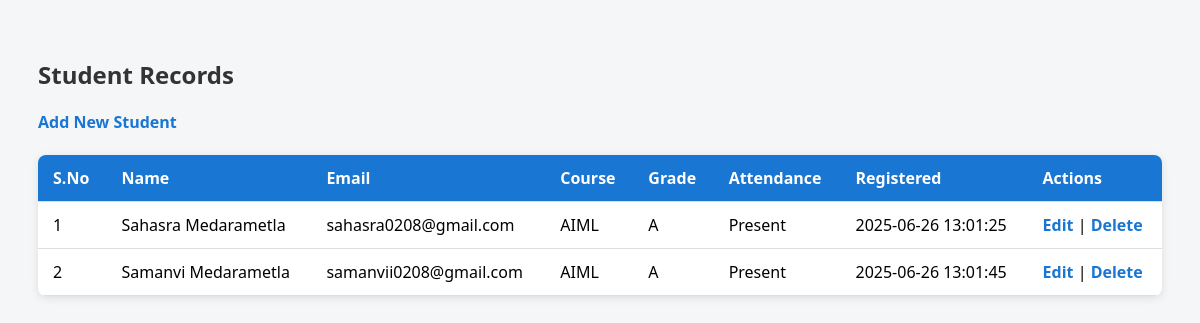
The page / on the database its author committed.
### tables this page shows
CREATE TABLE `students` (
  `id` int(11) NOT NULL,
  `name` varchar(100) DEFAULT NULL,
  `email` varchar(100) DEFAULT NULL,
  `course` varchar(50) DEFAULT NULL,
  `date_registered` timestamp NOT NULL DEFAULT current_timestamp(),
  `grade` varchar(5) DEFAULT 'NA',
  `attendance` varchar(20) DEFAULT 'Present'
);

### index.php (the view, shortened to what this page needs)
<?php
include 'db.php';
$result = $conn->query("SELECT * FROM students");
?>
<!DOCTYPE html>
<html>
<head>
    <link rel="stylesheet" href="http://localhost/student-management/styles.css">
</head>
<body>
    <h2>Student Records</h2>
    <a href="add_student.php">Add New Student</a>
    <br><br>
    <table>
        <tr>
            <th>S.No</th>
            <th>Name</th>
            <th>Email</th>
            <th>Course</th>
            <th>Grade</th>
            <th>Attendance</th>
            <th>Registered</th>
            <th>Actions</th>
        </tr>
        <?php
        $serial = 1;
        while ($row = $result->fetch_assoc()) {
            echo "<tr>";
            echo "<td>" . $serial++ . "</td>";
            echo "<td>" . $row['name'] . "</td>";
            echo "<td>" . $row['email'] . "</td>";
            echo "<td>" . $row['course'] . "</td>";
            echo "<td>" . $row['grade'] . "</td>";
            echo "<td>" . $row['attendance'] . "</td>";
            echo "<td>" . $row['date_registered'] . "</td>";
            echo "<td>
                    <a href='edit_student.php?id=" . $row['id'] . "'>Edit</a> |
                    <a href='delete_student.php?id=" . $row['id'] . "' onclick=\"return confirm('Delete this student?');\">Delete</a>
                  </td>";
            echo "</tr>";
        }
        ?>
    </table>
</body>
</html>

### styles.css (style rules this page uses)
body { font-family: 'Segoe UI', Tahoma, Geneva, Verdana, sans-serif; background-color: #f4f6f8; padding: 30px; }
h2 { color: #333; }
table { border-collapse: collapse; width: 100%; background-color: #fff; box-shadow: 0 2px 8px rgba(0,0,0,0.1); border-radius: 8px; overflow: hidden; }
th, td { text-align: left; padding: 12px 15px; border-bottom: 1px solid #ddd; }
th { background-color: #1976d2; color: white; }
a { text-decoration: none; color: #1976d2; font-weight: bold; }

### rows shown on the page
students: name "Sahasra Medarametla", email "sahasra0208@gmail.com", course "AIML", grade "A", attendance "Present", date_registered "2025-06-26 13:01:25"
students: name "Samanvi Medarametla", email "samanvii0208@gmail.com", course "AIML", grade "A", attendance "Present", date_registered "2025-06-26 13:01:45"
